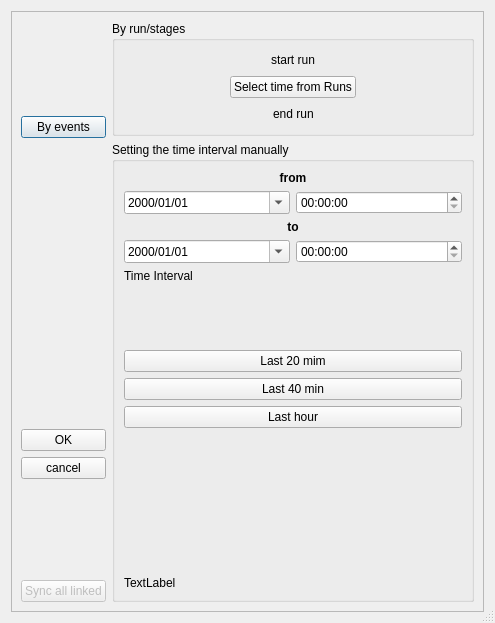
<?xml version="1.0" encoding="UTF-8"?>
<ui version="4.0">
 <class>ManagingTime</class>
 <widget class="QDialog" name="ManagingTime">
  <property name="geometry">
   <rect>
    <x>0</x>
    <y>0</y>
    <width>495</width>
    <height>623</height>
   </rect>
  </property>
  <property name="sizePolicy">
   <sizepolicy hsizetype="Preferred" vsizetype="Preferred">
    <horstretch>0</horstretch>
    <verstretch>0</verstretch>
   </sizepolicy>
  </property>
  <property name="mouseTracking">
   <bool>false</bool>
  </property>
  <property name="windowTitle">
   <string>Global time managment</string>
  </property>
  <property name="windowIcon">
   <iconset resource="../Ressources.qrc">
    <normaloff>:/Icons/Icons/alarm27.svg</normaloff>:/Icons/Icons/alarm27.svg</iconset>
  </property>
  <property name="sizeGripEnabled">
   <bool>true</bool>
  </property>
  <layout class="QGridLayout" name="gridLayout_5">
   <item row="0" column="0">
    <layout class="QGridLayout" name="gridLayout_4">
     <item row="0" column="0">
      <widget class="QScrollArea" name="scrollArea">
       <property name="widgetResizable">
        <bool>true</bool>
       </property>
       <widget class="QWidget" name="scrollAreaWidgetContents">
        <property name="geometry">
         <rect>
          <x>0</x>
          <y>0</y>
          <width>473</width>
          <height>601</height>
         </rect>
        </property>
        <layout class="QGridLayout" name="gridLayout_2">
         <item row="0" column="0">
          <layout class="QHBoxLayout" name="horizontalLayout">
           <item>
            <layout class="QVBoxLayout" name="verticalLayout_2">
             <item>
              <spacer name="verticalSpacer">
               <property name="orientation">
                <enum>Qt::Vertical</enum>
               </property>
               <property name="sizeHint" stdset="0">
                <size>
                 <width>20</width>
                 <height>40</height>
                </size>
               </property>
              </spacer>
             </item>
             <item>
              <widget class="QPushButton" name="Byevents">
               <property name="text">
                <string>By events</string>
               </property>
               <property name="icon">
                <iconset resource="../Ressources.qrc">
                 <normaloff>:/Icons/Icons/education31.svg</normaloff>:/Icons/Icons/education31.svg</iconset>
               </property>
              </widget>
             </item>
             <item>
              <spacer name="verticalSpacer_5">
               <property name="orientation">
                <enum>Qt::Vertical</enum>
               </property>
               <property name="sizeHint" stdset="0">
                <size>
                 <width>20</width>
                 <height>40</height>
                </size>
               </property>
              </spacer>
             </item>
             <item>
              <spacer name="verticalSpacer_3">
               <property name="orientation">
                <enum>Qt::Vertical</enum>
               </property>
               <property name="sizeHint" stdset="0">
                <size>
                 <width>20</width>
                 <height>40</height>
                </size>
               </property>
              </spacer>
             </item>
             <item>
              <spacer name="verticalSpacer_8">
               <property name="orientation">
                <enum>Qt::Vertical</enum>
               </property>
               <property name="sizeHint" stdset="0">
                <size>
                 <width>20</width>
                 <height>40</height>
                </size>
               </property>
              </spacer>
             </item>
             <item>
              <widget class="QPushButton" name="okButton">
               <property name="toolTip">
                <string>&lt;html&gt;&lt;head/&gt;&lt;body&gt;&lt;p&gt;Only need to be pressed after manually changing the time interval.&lt;/p&gt;&lt;/body&gt;&lt;/html&gt;</string>
               </property>
               <property name="text">
                <string>OK</string>
               </property>
               <property name="icon">
                <iconset resource="../Ressources.qrc">
                 <normaloff>:/Icons/Icons/check46.svg</normaloff>:/Icons/Icons/check46.svg</iconset>
               </property>
              </widget>
             </item>
             <item>
              <widget class="QPushButton" name="cancelButton">
               <property name="text">
                <string>cancel</string>
               </property>
               <property name="icon">
                <iconset resource="../Ressources.qrc">
                 <normaloff>:/Icons/Icons/cancel4.svg</normaloff>:/Icons/Icons/cancel4.svg</iconset>
               </property>
              </widget>
             </item>
             <item>
              <spacer name="verticalSpacer_4">
               <property name="orientation">
                <enum>Qt::Vertical</enum>
               </property>
               <property name="sizeHint" stdset="0">
                <size>
                 <width>20</width>
                 <height>40</height>
                </size>
               </property>
              </spacer>
             </item>
             <item>
              <widget class="QPushButton" name="Sync">
               <property name="enabled">
                <bool>false</bool>
               </property>
               <property name="toolTip">
                <string>&lt;html&gt;&lt;head/&gt;&lt;body&gt;&lt;p align=&quot;justify&quot;&gt;This is now obsolote as is disactivated. The windows, database plots, from the current active database with the button &lt;img src=&quot;:/Icons/Icons/sync.svg&quot; width=&quot;22&quot; height=&quot;22&quot;/&gt; checked will be updated to the new time without the need to press this button. They will be automatically updated a new  time is sellected.&lt;/p&gt;&lt;/body&gt;&lt;/html&gt;</string>
               </property>
               <property name="text">
                <string>Sync all linked</string>
               </property>
               <property name="icon">
                <iconset resource="../Ressources.qrc">
                 <normaloff>:/Icons/Icons/sync.svg</normaloff>:/Icons/Icons/sync.svg</iconset>
               </property>
              </widget>
             </item>
            </layout>
           </item>
           <item>
            <layout class="QVBoxLayout" name="verticalLayout">
             <item>
              <widget class="QGroupBox" name="groupBox_2">
               <property name="title">
                <string>By run/stages</string>
               </property>
               <layout class="QGridLayout" name="gridLayout">
                <item row="0" column="0">
                 <layout class="QVBoxLayout" name="verticalLayout_3">
                  <item>
                   <layout class="QHBoxLayout" name="horizontalLayout_4">
                    <item>
                     <spacer name="horizontalSpacer_3">
                      <property name="orientation">
                       <enum>Qt::Horizontal</enum>
                      </property>
                      <property name="sizeHint" stdset="0">
                       <size>
                        <width>40</width>
                        <height>20</height>
                       </size>
                      </property>
                     </spacer>
                    </item>
                    <item>
                     <widget class="QLabel" name="startrun">
                      <property name="text">
                       <string>start run</string>
                      </property>
                     </widget>
                    </item>
                    <item>
                     <spacer name="horizontalSpacer_4">
                      <property name="orientation">
                       <enum>Qt::Horizontal</enum>
                      </property>
                      <property name="sizeHint" stdset="0">
                       <size>
                        <width>40</width>
                        <height>20</height>
                       </size>
                      </property>
                     </spacer>
                    </item>
                   </layout>
                  </item>
                  <item>
                   <layout class="QHBoxLayout" name="horizontalLayout_2">
                    <item>
                     <spacer name="horizontalSpacer">
                      <property name="orientation">
                       <enum>Qt::Horizontal</enum>
                      </property>
                      <property name="sizeHint" stdset="0">
                       <size>
                        <width>40</width>
                        <height>20</height>
                       </size>
                      </property>
                     </spacer>
                    </item>
                    <item>
                     <widget class="QPushButton" name="Rtimeselect">
                      <property name="enabled">
                       <bool>true</bool>
                      </property>
                      <property name="toolTip">
                       <string>&lt;html&gt;&lt;head/&gt;&lt;body&gt;&lt;p&gt;Display the campaign runtable and one can linked the time with the start/end of runs and stages.&lt;/p&gt;&lt;/body&gt;&lt;/html&gt;</string>
                      </property>
                      <property name="text">
                       <string>Select time from Runs</string>
                      </property>
                      <property name="icon">
                       <iconset resource="../Ressources.qrc">
                        <normaloff>:/Icons/Icons/time5.svg</normaloff>:/Icons/Icons/time5.svg</iconset>
                      </property>
                      <property name="iconSize">
                       <size>
                        <width>16</width>
                        <height>16</height>
                       </size>
                      </property>
                     </widget>
                    </item>
                    <item>
                     <spacer name="horizontalSpacer_2">
                      <property name="orientation">
                       <enum>Qt::Horizontal</enum>
                      </property>
                      <property name="sizeHint" stdset="0">
                       <size>
                        <width>40</width>
                        <height>20</height>
                       </size>
                      </property>
                     </spacer>
                    </item>
                   </layout>
                  </item>
                  <item>
                   <layout class="QHBoxLayout" name="horizontalLayout_3">
                    <item>
                     <spacer name="horizontalSpacer_5">
                      <property name="orientation">
                       <enum>Qt::Horizontal</enum>
                      </property>
                      <property name="sizeHint" stdset="0">
                       <size>
                        <width>40</width>
                        <height>20</height>
                       </size>
                      </property>
                     </spacer>
                    </item>
                    <item>
                     <widget class="QLabel" name="endrun">
                      <property name="text">
                       <string>end run</string>
                      </property>
                     </widget>
                    </item>
                    <item>
                     <spacer name="horizontalSpacer_6">
                      <property name="orientation">
                       <enum>Qt::Horizontal</enum>
                      </property>
                      <property name="sizeHint" stdset="0">
                       <size>
                        <width>40</width>
                        <height>20</height>
                       </size>
                      </property>
                     </spacer>
                    </item>
                   </layout>
                  </item>
                 </layout>
                </item>
               </layout>
              </widget>
             </item>
             <item>
              <widget class="QGroupBox" name="groupBox_3">
               <property name="title">
                <string>Setting the time interval manually</string>
               </property>
               <layout class="QGridLayout" name="gridLayout_3">
                <item row="0" column="0">
                 <layout class="QVBoxLayout" name="verticalLayout_4">
                  <item>
                   <widget class="QLabel" name="label_6">
                    <property name="text">
                     <string>&lt;html&gt;&lt;head/&gt;&lt;body&gt;&lt;p align=&quot;center&quot;&gt;&lt;span style=&quot; font-weight:600;&quot;&gt;from&lt;/span&gt;&lt;/p&gt;&lt;/body&gt;&lt;/html&gt;</string>
                    </property>
                   </widget>
                  </item>
                  <item>
                   <layout class="QHBoxLayout" name="horizontalLayout_5">
                    <item>
                     <widget class="QDateEdit" name="IdateEdit">
                      <property name="enabled">
                       <bool>true</bool>
                      </property>
                      <property name="displayFormat">
                       <string>yyyy/MM/dd</string>
                      </property>
                      <property name="calendarPopup">
                       <bool>true</bool>
                      </property>
                      <property name="timeSpec">
                       <enum>Qt::UTC</enum>
                      </property>
                     </widget>
                    </item>
                    <item>
                     <widget class="QTimeEdit" name="ItimeEdit">
                      <property name="enabled">
                       <bool>true</bool>
                      </property>
                      <property name="displayFormat">
                       <string>hh:mm:ss</string>
                      </property>
                      <property name="timeSpec">
                       <enum>Qt::UTC</enum>
                      </property>
                     </widget>
                    </item>
                   </layout>
                  </item>
                  <item>
                   <widget class="QLabel" name="label_7">
                    <property name="text">
                     <string>&lt;html&gt;&lt;head/&gt;&lt;body&gt;&lt;p align=&quot;center&quot;&gt;&lt;span style=&quot; font-weight:600;&quot;&gt;to&lt;/span&gt;&lt;/p&gt;&lt;/body&gt;&lt;/html&gt;</string>
                    </property>
                   </widget>
                  </item>
                  <item>
                   <layout class="QHBoxLayout" name="horizontalLayout_6">
                    <item>
                     <widget class="QDateEdit" name="LdateEdit">
                      <property name="enabled">
                       <bool>true</bool>
                      </property>
                      <property name="displayFormat">
                       <string>yyyy/MM/dd</string>
                      </property>
                      <property name="calendarPopup">
                       <bool>true</bool>
                      </property>
                      <property name="timeSpec">
                       <enum>Qt::UTC</enum>
                      </property>
                     </widget>
                    </item>
                    <item>
                     <widget class="QTimeEdit" name="LtimeEdit">
                      <property name="enabled">
                       <bool>true</bool>
                      </property>
                      <property name="displayFormat">
                       <string>hh:mm:ss</string>
                      </property>
                      <property name="timeSpec">
                       <enum>Qt::UTC</enum>
                      </property>
                     </widget>
                    </item>
                   </layout>
                  </item>
                  <item>
                   <widget class="QLabel" name="TimeInterval">
                    <property name="text">
                     <string>Time Interval</string>
                    </property>
                   </widget>
                  </item>
                  <item>
                   <spacer name="verticalSpacer_7">
                    <property name="orientation">
                     <enum>Qt::Vertical</enum>
                    </property>
                    <property name="sizeHint" stdset="0">
                     <size>
                      <width>20</width>
                      <height>40</height>
                     </size>
                    </property>
                   </spacer>
                  </item>
                  <item>
                   <widget class="QPushButton" name="min20">
                    <property name="text">
                     <string>Last 20 mim</string>
                    </property>
                   </widget>
                  </item>
                  <item>
                   <widget class="QPushButton" name="min40">
                    <property name="text">
                     <string>Last 40 min</string>
                    </property>
                   </widget>
                  </item>
                  <item>
                   <widget class="QPushButton" name="hour">
                    <property name="text">
                     <string>Last hour</string>
                    </property>
                   </widget>
                  </item>
                  <item>
                   <spacer name="verticalSpacer_6">
                    <property name="orientation">
                     <enum>Qt::Vertical</enum>
                    </property>
                    <property name="sizeHint" stdset="0">
                     <size>
                      <width>20</width>
                      <height>40</height>
                     </size>
                    </property>
                   </spacer>
                  </item>
                  <item>
                   <widget class="QLabel" name="label_2">
                    <property name="text">
                     <string/>
                    </property>
                    <property name="pixmap">
                     <pixmap resource="../Ressources.qrc">:/Icons/Icons/Timewarningnew.png</pixmap>
                    </property>
                    <property name="scaledContents">
                     <bool>true</bool>
                    </property>
                   </widget>
                  </item>
                  <item>
                   <spacer name="verticalSpacer_2">
                    <property name="orientation">
                     <enum>Qt::Vertical</enum>
                    </property>
                    <property name="sizeHint" stdset="0">
                     <size>
                      <width>20</width>
                      <height>40</height>
                     </size>
                    </property>
                   </spacer>
                  </item>
                 </layout>
                </item>
                <item row="1" column="0">
                 <widget class="QLabel" name="databasename">
                  <property name="text">
                   <string>TextLabel</string>
                  </property>
                 </widget>
                </item>
               </layout>
              </widget>
             </item>
            </layout>
           </item>
          </layout>
         </item>
        </layout>
       </widget>
      </widget>
     </item>
    </layout>
   </item>
  </layout>
 </widget>
 <resources>
  <include location="../Ressources.qrc"/>
 </resources>
 <connections/>
</ui>
